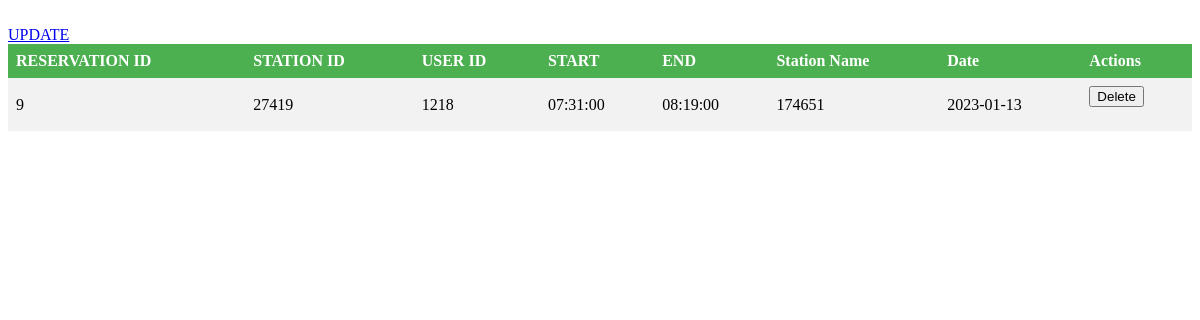
The page /evproject/company/handleres.php (signed in) on the database its author committed.
### tables this page shows
CREATE TABLE `reservations` (
  `R_ID` int(11) NOT NULL,
  `S_ID` int(11) NOT NULL,
  `USER_ID` int(6) UNSIGNED NOT NULL,
  `START_TIME` time NOT NULL,
  `END_TIME` time NOT NULL,
  `DATE` date NOT NULL
);

CREATE TABLE `station` (
  `S_ID` int(11) NOT NULL,
  `TIMING_CLOSE` time DEFAULT NULL,
  `S_NAME` varchar(50) DEFAULT NULL,
  `C_ID` int(11) DEFAULT NULL,
  `TIMING_OPEN` time DEFAULT NULL
);

### evproject/company/handleres.php (the view, shortened to what this page needs)
<html>
<head>
</head>
<body>
  <br>
  <a href="updateres.php" target="_blank">UPDATE</a>
  <br>
  <?php
  $db = mysqli_connect('localhost', 'root', '', 'ev');
  $c_id = mysqli_real_escape_string($db, $_SESSION['c_id']);
  $query = "SELECT r.r_id, r.s_id, r.user_id, r.start_time, r.end_time,r.date,s.s_name,s.c_id  AS station_name FROM reservations r
                INNER JOIN station s ON r.s_id=s.s_id
                WHERE s.c_id='$c_id'";
  $result = mysqli_query($db, $query);
  ?>
  <table>
    <tr>
      <th>RESERVATION ID</th>
      <th>STATION ID</th>
      <th>USER ID</th>
      <th>START</th>
      <th>END</th>
      <th>Station Name</th>
      <th>Date</th>
      <th>Actions</th>
    </tr>
    <?php while ($row = mysqli_fetch_assoc($result)) : ?>
      <tr>
        <td><?php echo $row['r_id']; ?></td>
        <td><?php echo $row['s_id']; ?></td>
        <td><?php echo $row['user_id']; ?></td>
        <td><?php echo $row['start_time']; ?></td>
        <td><?php echo $row['end_time']; ?></td>
        <td><?php echo $row['station_name']; ?></td>
        <td><?php echo $row['date']; ?></td>
        <td>
          <form method="post">
            <input type="submit" value="Delete">
          </form>
        </td>
      </tr>
    <?php endwhile; ?>
  </table>
</body>
</html>

### evproject/company/handleres.php (style rules this page uses)
table { border-collapse: collapse; width: 100%; }
th, td { text-align: left; padding: 8px; }
tr:nth-child(even) { background-color: #f2f2f2; }
th { background-color: #4caf50; color: white; }
form { display: inline-block; }

### rows shown on the page
reservations: R_ID "9", S_ID "27419", USER_ID "1218", START_TIME "07:31:00", END_TIME "08:19:00", S_ID.C_ID "174651", DATE "2023-01-13"
